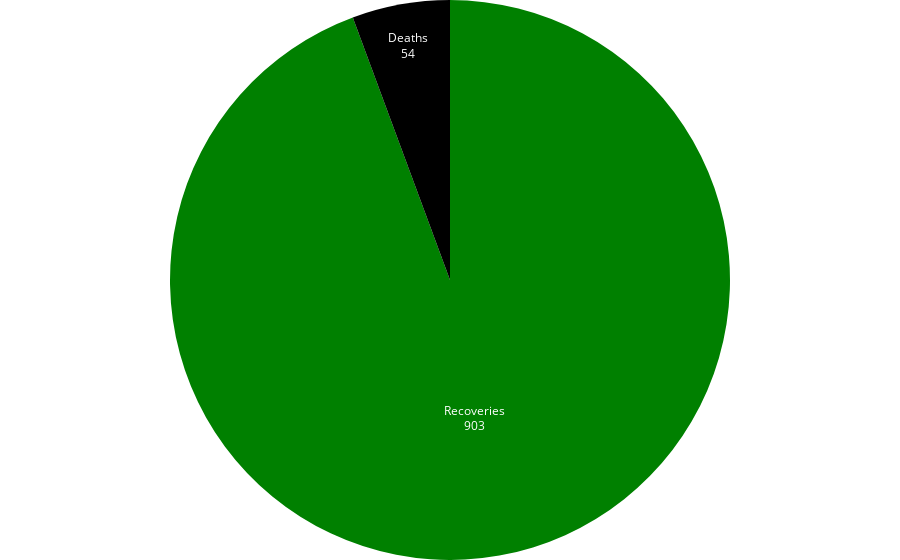

The code cell stored with this chart in its notebook:
### Code cell
figp_tot_recovered_deaths = px.pie(recovered_deaths_totals, values='total', names='variable',
                                  color_discrete_sequence=['green','black'])
figp_tot_recovered_deaths.update_layout(
    legend=dict(x=0, y=1),
    showlegend=False,
    margin=empty_margin_dict,
)
# hov_template = ''
figp_tot_recovered_deaths.update_traces(hoverinfo= 'label+percent', 
                  hovertemplate = '%{label}<br>%{value}',
                  textinfo='value+label',
                  textposition='inside')
figp_tot_recovered_deaths.show()

### Figure 1 — Plotly figure (JSON) as saved in the notebook; plotly's stock layout.template omitted (floating-point values rounded to 4 significant figures)
{"data": [{"domain": {"x": [0, 1], "y": [0, 1]}, "hoverinfo": "label+percent", "hovertemplate": "%{label}<br>%{value}", "labels": ["Deaths", "Recoveries"], "legendgroup": "", "name": "", "showlegend": true, "textinfo": "value+label", "textposition": "inside", "type": "pie", "values": [54, 903]}], "layout": {"legend": {"tracegroupgap": 0, "x": 0, "y": 1}, "margin": {"b": 0, "l": 0, "r": 0, "t": 0}, "piecolorway": ["green", "black"], "showlegend": false}}
